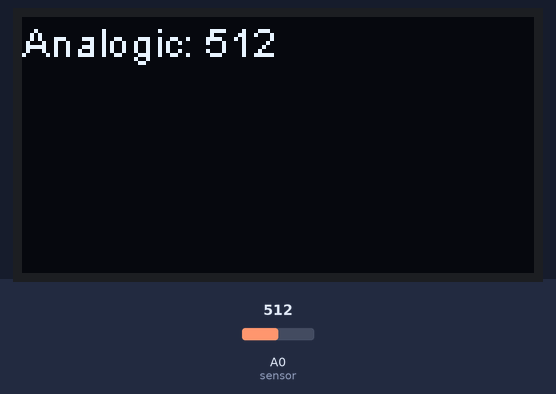
The sketch below on a simulated ESP8266 (NodeMCU). Parts: 128×64 one-colour display. The test bench sets the inputs (shaded band); at power-on: A0 (sensor) = 512.

Above: at 1.2 s.
1.3 s: A0 (sensor) set to 716
At 1.8 s:
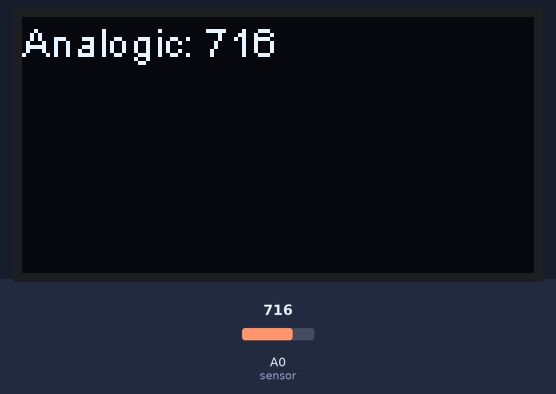
2.8 s: A0 (sensor) set to 900
At 3.3 s:
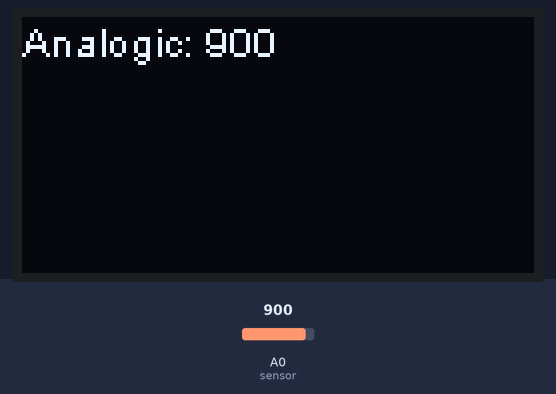
4.3 s: A0 (sensor) set to 1023
At 5.6 s:
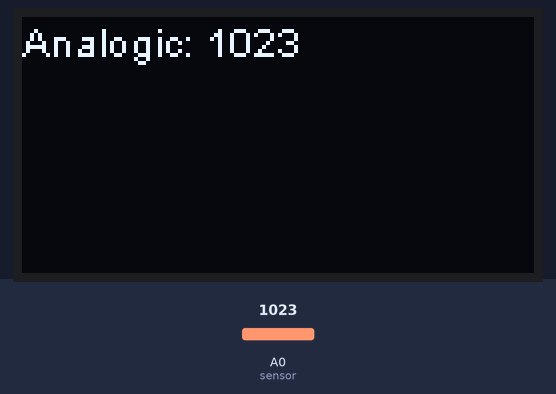
Timing chart, 0 to 7.3 s (numbered marks = the images above; inputs shaded):
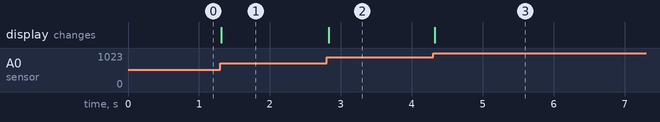

The sketch:

OledMoisture.ino
```cpp
#include "SSD1306.h"


SSD1306  display(0x3c, 5, 4); // Pin D1 = 5 / Pin D2 = 4
int val;

void setup() {

  Serial.begin(115200);
  display.init();
  display.flipScreenVertically();

  display.clear();
  drawMoisture();
  display.display();
}

void loop() {

   drawMoisture();
   display.display();

}

void drawMoisture() {

    val = analogRead(A0); //connect sensor to Analog 0
    display.clear();
    display.setTextAlignment(TEXT_ALIGN_LEFT);
    display.setFont(ArialMT_Plain_10);
    display.drawString(0, 0, "Analogic: "+ String(val));

}
```

Measured:
- after the input at 1.3 s, the display: changes at once (image 1)
- after the input at 2.8 s, the display: changes at once (image 2)
- after the input at 4.3 s, the display: changes at once (image 3)
